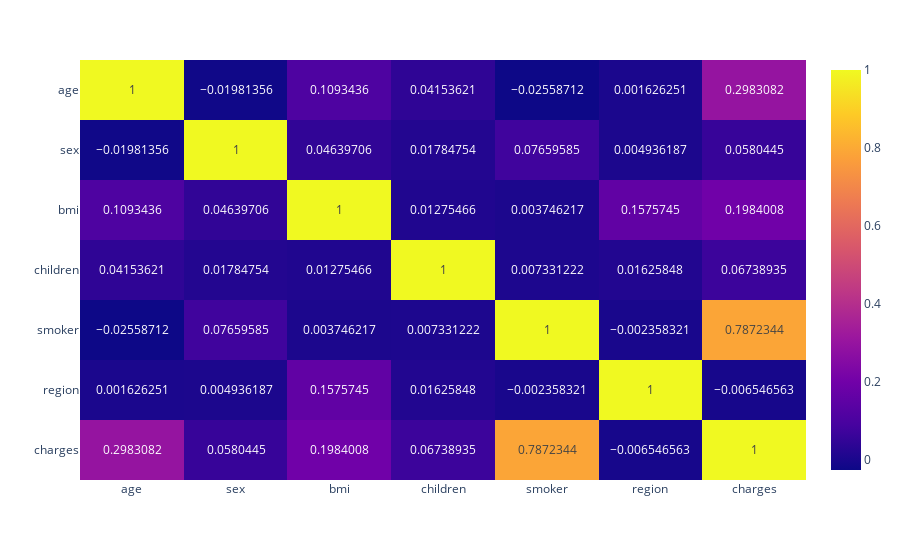

The notebook cell this image was saved under:
### Markdown cell above
# No multicollinearity

### Code cell
corr_matrix = df.corr()

fig = px.imshow(corr_matrix, text_auto=True, aspect = 'cool')
fig.show()

### Figure 1 — Plotly figure (JSON) as saved in the notebook; plotly's stock layout.template omitted (floating-point values rounded to 4 significant figures)
{"data": [{"coloraxis": "coloraxis", "hovertemplate": "x: %{x}<br>y: %{y}<br>color: %{z}<extra></extra>", "name": "0", "texttemplate": "%{z}", "type": "heatmap", "x": ["age", "sex", "bmi", "children", "smoker", "region", "charges"], "xaxis": "x", "y": ["age", "sex", "bmi", "children", "smoker", "region", "charges"], "yaxis": "y", "z": [[1, -0.01981, 0.1093, 0.04154, -0.02559, 0.001626, 0.2983], [-0.01981, 1, 0.0464, 0.01785, 0.0766, 0.004936, 0.05804], [0.1093, 0.0464, 1, 0.01275, 0.003746, 0.1576, 0.1984], [0.04154, 0.01785, 0.01275, 1, 0.007331, 0.01626, 0.06739], [-0.02559, 0.0766, 0.003746, 0.007331, 1, -0.002358, 0.7872], [0.001626, 0.004936, 0.1576, 0.01626, -0.002358, 1, -0.006547], [0.2983, 0.05804, 0.1984, 0.06739, 0.7872, -0.006547, 1]]}], "layout": {"autosize": true, "coloraxis": {"colorscale": [[0, "#0d0887"], [0.1111, "#46039f"], [0.2222, "#7201a8"], [0.3333, "#9c179e"], [0.4444, "#bd3786"], [0.5556, "#d8576b"], [0.6667, "#ed7953"], [0.7778, "#fb9f3a"], [0.8889, "#fdca26"], [1, "#f0f921"]]}, "margin": {"t": 60}, "xaxis": {"anchor": "y", "autorange": true, "domain": [0, 1], "range": [-0.5, 6.5], "type": "category"}, "yaxis": {"anchor": "x", "autorange": true, "domain": [0, 1], "range": [6.5, -0.5], "type": "category"}}}
